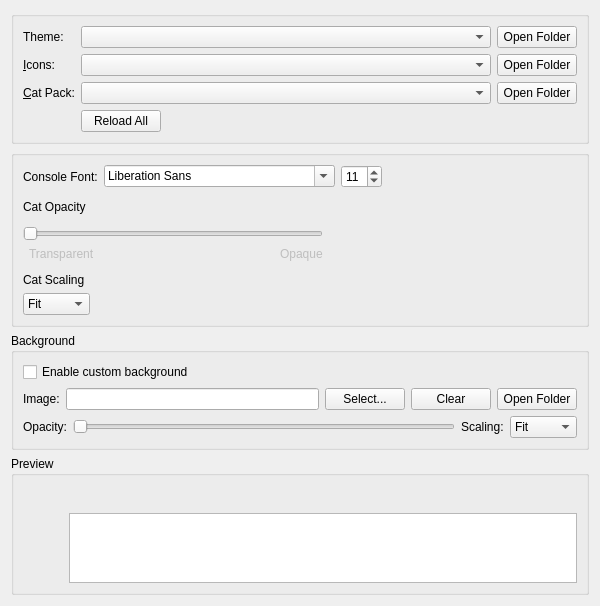
<?xml version="1.0" encoding="UTF-8"?>
<ui version="4.0">
 <class>AppearanceWidget</class>
 <widget class="QWidget" name="AppearanceWidget">
  <property name="geometry">
   <rect>
    <x>0</x>
    <y>0</y>
    <width>600</width>
    <height>583</height>
   </rect>
  </property>
  <property name="minimumSize">
   <size>
    <width>300</width>
    <height>0</height>
   </size>
  </property>
  <layout class="QVBoxLayout" name="verticalLayout" stretch="0,0,0">
   <item>
    <widget class="QGroupBox" name="themingBox">
     <property name="title">
      <string/>
     </property>
     <property name="flat">
      <bool>false</bool>
     </property>
     <layout class="QVBoxLayout" name="verticalLayout_2">
      <item>
       <layout class="QGridLayout" name="gridLayout">
        <item row="2" column="3">
         <widget class="QPushButton" name="catPackFolder">
          <property name="toolTip">
           <string>View cat packs folder.</string>
          </property>
          <property name="text">
           <string>Open Folder</string>
          </property>
         </widget>
        </item>
        <item row="0" column="3">
         <widget class="QPushButton" name="widgetStyleFolder">
          <property name="toolTip">
           <string>View widget themes folder.</string>
          </property>
          <property name="text">
           <string>Open Folder</string>
          </property>
         </widget>
        </item>
        <item row="1" column="3">
         <widget class="QPushButton" name="iconsFolder">
          <property name="toolTip">
           <string>View icon themes folder.</string>
          </property>
          <property name="text">
           <string>Open Folder</string>
          </property>
         </widget>
        </item>
        <item row="2" column="0">
         <widget class="QLabel" name="catPackLabel">
          <property name="text">
           <string>&amp;Cat Pack:</string>
          </property>
          <property name="buddy">
           <cstring>catPackComboBox</cstring>
          </property>
         </widget>
        </item>
        <item row="2" column="2">
         <widget class="QComboBox" name="catPackComboBox"/>
        </item>
        <item row="1" column="2">
         <widget class="QComboBox" name="iconsComboBox">
          <property name="sizePolicy">
           <sizepolicy hsizetype="Expanding" vsizetype="Fixed">
            <horstretch>0</horstretch>
            <verstretch>0</verstretch>
           </sizepolicy>
          </property>
          <property name="focusPolicy">
           <enum>Qt::FocusPolicy::StrongFocus</enum>
          </property>
         </widget>
        </item>
        <item row="0" column="2">
         <widget class="QComboBox" name="widgetStyleComboBox">
          <property name="sizePolicy">
           <sizepolicy hsizetype="Expanding" vsizetype="Fixed">
            <horstretch>0</horstretch>
            <verstretch>0</verstretch>
           </sizepolicy>
          </property>
          <property name="focusPolicy">
           <enum>Qt::FocusPolicy::StrongFocus</enum>
          </property>
         </widget>
        </item>
        <item row="3" column="2">
         <widget class="QPushButton" name="reloadThemesButton">
          <property name="sizePolicy">
           <sizepolicy hsizetype="Maximum" vsizetype="Fixed">
            <horstretch>0</horstretch>
            <verstretch>0</verstretch>
           </sizepolicy>
          </property>
          <property name="text">
           <string>Reload All</string>
          </property>
         </widget>
        </item>
        <item row="0" column="0">
         <widget class="QLabel" name="widgetStyleLabel">
          <property name="text">
           <string>Theme:</string>
          </property>
          <property name="buddy">
           <cstring>widgetStyleComboBox</cstring>
          </property>
         </widget>
        </item>
        <item row="1" column="0">
         <widget class="QLabel" name="iconsLabel">
          <property name="text">
           <string>&amp;Icons:</string>
          </property>
          <property name="buddy">
           <cstring>iconsComboBox</cstring>
          </property>
         </widget>
        </item>
       </layout>
      </item>
     </layout>
    </widget>
   </item>
   <item>
    <widget class="QGroupBox" name="settingsBox">
     <property name="title">
      <string/>
     </property>
     <layout class="QVBoxLayout" name="verticalLayout_5">
      <item>
       <layout class="QHBoxLayout" name="horizontalLayout_5">
        <item>
         <widget class="QLabel" name="label">
          <property name="text">
           <string>Console Font:</string>
          </property>
         </widget>
        </item>
        <item>
         <widget class="QFontComboBox" name="consoleFont"/>
        </item>
        <item>
         <widget class="QSpinBox" name="fontSizeBox">
          <property name="sizePolicy">
           <sizepolicy hsizetype="Maximum" vsizetype="Fixed">
            <horstretch>0</horstretch>
            <verstretch>0</verstretch>
           </sizepolicy>
          </property>
          <property name="minimum">
           <number>5</number>
          </property>
          <property name="maximum">
           <number>16</number>
          </property>
          <property name="value">
           <number>11</number>
          </property>
         </widget>
        </item>
        <item>
         <spacer name="horizontalSpacer_2">
          <property name="orientation">
           <enum>Qt::Orientation::Horizontal</enum>
          </property>
          <property name="sizeHint" stdset="0">
           <size>
            <width>0</width>
            <height>0</height>
           </size>
          </property>
         </spacer>
        </item>
       </layout>
      </item>
      <item>
       <spacer name="verticalSpacer_2">
        <property name="orientation">
         <enum>Qt::Orientation::Vertical</enum>
        </property>
        <property name="sizeType">
         <enum>QSizePolicy::Policy::Fixed</enum>
        </property>
        <property name="sizeHint" stdset="0">
         <size>
          <width>0</width>
          <height>6</height>
         </size>
        </property>
       </spacer>
      </item>
      <item>
       <widget class="QLabel" name="catOpacityLabel">
        <property name="text">
         <string>Cat Opacity</string>
        </property>
       </widget>
      </item>
      <item>
       <widget class="QWidget" name="widget_2" native="true">
        <property name="maximumSize">
         <size>
          <width>300</width>
          <height>16777215</height>
         </size>
        </property>
        <layout class="QHBoxLayout" name="horizontalLayout_2">
         <property name="leftMargin">
          <number>0</number>
         </property>
         <property name="topMargin">
          <number>0</number>
         </property>
         <property name="rightMargin">
          <number>0</number>
         </property>
         <property name="bottomMargin">
          <number>0</number>
         </property>
        </layout>
       </widget>
      </item>
      <item>
       <widget class="QWidget" name="widget" native="true">
        <property name="maximumSize">
         <size>
          <width>300</width>
          <height>16777215</height>
         </size>
        </property>
        <layout class="QGridLayout" name="gridLayout_4">
         <property name="leftMargin">
          <number>0</number>
         </property>
         <property name="topMargin">
          <number>0</number>
         </property>
         <property name="rightMargin">
          <number>0</number>
         </property>
         <property name="bottomMargin">
          <number>0</number>
         </property>
         <item row="3" column="3">
          <widget class="QLabel" name="label_5">
           <property name="enabled">
            <bool>false</bool>
           </property>
           <property name="text">
            <string>Opaque</string>
           </property>
          </widget>
         </item>
         <item row="3" column="2">
          <spacer name="horizontalSpacer_4">
           <property name="orientation">
            <enum>Qt::Orientation::Horizontal</enum>
           </property>
           <property name="sizeHint" stdset="0">
            <size>
             <width>0</width>
             <height>0</height>
            </size>
           </property>
          </spacer>
         </item>
         <item row="3" column="1">
          <widget class="QLabel" name="label_4">
           <property name="enabled">
            <bool>false</bool>
           </property>
           <property name="text">
            <string>Transparent</string>
           </property>
          </widget>
         </item>
         <item row="2" column="0" colspan="4">
          <widget class="QSlider" name="catOpacitySlider">
           <property name="minimumSize">
            <size>
             <width>0</width>
             <height>0</height>
            </size>
           </property>
           <property name="maximum">
            <number>100</number>
           </property>
           <property name="orientation">
            <enum>Qt::Orientation::Horizontal</enum>
           </property>
          </widget>
         </item>
        </layout>
       </widget>
      </item>
      <item>
       <spacer name="verticalSpacer">
        <property name="orientation">
         <enum>Qt::Orientation::Vertical</enum>
        </property>
        <property name="sizeType">
         <enum>QSizePolicy::Policy::Fixed</enum>
        </property>
        <property name="sizeHint" stdset="0">
         <size>
          <width>0</width>
          <height>6</height>
         </size>
        </property>
       </spacer>
      </item>
      <item>
       <widget class="QLabel" name="catFitLabel">
        <property name="sizePolicy">
         <sizepolicy hsizetype="Maximum" vsizetype="Fixed">
          <horstretch>0</horstretch>
          <verstretch>0</verstretch>
         </sizepolicy>
        </property>
        <property name="text">
         <string>Cat Scaling</string>
        </property>
       </widget>
      </item>
      <item>
       <widget class="QComboBox" name="catFitComboBox">
        <property name="sizePolicy">
         <sizepolicy hsizetype="Maximum" vsizetype="Fixed">
          <horstretch>0</horstretch>
          <verstretch>0</verstretch>
         </sizepolicy>
        </property>
        <property name="sizeHint" stdset="0">
         <size>
          <width>81</width>
          <height>32</height>
         </size>
        </property>
        <property name="currentIndex">
         <number>0</number>
        </property>
        <item>
         <property name="text">
          <string>Fit</string>
         </property>
        </item>
        <item>
         <property name="text">
          <string>Fill</string>
         </property>
        </item>
        <item>
         <property name="text">
          <string>Stretch</string>
         </property>
        </item>
       </widget>
      </item>
     </layout>
    </widget>
   </item>
   <item>
    <widget class="QGroupBox" name="backgroundBox">
     <property name="title">
      <string>Background</string>
     </property>
     <layout class="QVBoxLayout" name="backgroundLayout">
      <item>
       <widget class="QCheckBox" name="backgroundEnabledCheckBox">
        <property name="text">
         <string>Enable custom background</string>
        </property>
       </widget>
      </item>
      <item>
       <layout class="QHBoxLayout" name="backgroundImageLayout">
        <item>
         <widget class="QLabel" name="backgroundImageLabel">
          <property name="text">
           <string>Image:</string>
          </property>
         </widget>
        </item>
        <item>
         <widget class="QLineEdit" name="backgroundPathEdit">
          <property name="readOnly">
           <bool>true</bool>
          </property>
         </widget>
        </item>
        <item>
         <widget class="QPushButton" name="selectBackgroundButton">
          <property name="text">
           <string>Select...</string>
          </property>
         </widget>
        </item>
        <item>
         <widget class="QPushButton" name="clearBackgroundButton">
          <property name="text">
           <string>Clear</string>
          </property>
         </widget>
        </item>
        <item>
         <widget class="QPushButton" name="backgroundFolderButton">
          <property name="text">
           <string>Open Folder</string>
          </property>
         </widget>
        </item>
       </layout>
      </item>
      <item>
       <layout class="QHBoxLayout" name="backgroundOptionsLayout">
        <item>
         <widget class="QLabel" name="backgroundOpacityLabel">
          <property name="text">
           <string>Opacity:</string>
          </property>
         </widget>
        </item>
        <item>
         <widget class="QSlider" name="backgroundOpacitySlider">
          <property name="maximum">
           <number>100</number>
          </property>
          <property name="orientation">
           <enum>Qt::Orientation::Horizontal</enum>
          </property>
         </widget>
        </item>
        <item>
         <widget class="QLabel" name="backgroundFitLabel">
          <property name="text">
           <string>Scaling:</string>
          </property>
         </widget>
        </item>
        <item>
         <widget class="QComboBox" name="backgroundFitComboBox">
          <item>
           <property name="text">
            <string>Fit</string>
           </property>
          </item>
          <item>
           <property name="text">
            <string>Fill</string>
           </property>
          </item>
          <item>
           <property name="text">
            <string>Stretch</string>
           </property>
          </item>
         </widget>
        </item>
       </layout>
      </item>
     </layout>
    </widget>
   </item>
   <item>
    <widget class="QGroupBox" name="previewBox">
     <property name="title">
      <string>Preview</string>
     </property>
     <layout class="QVBoxLayout" name="verticalLayout_3">
      <item>
       <layout class="QHBoxLayout" name="horizontalLayout_3">
        <item>
         <widget class="QPushButton" name="catPreview">
          <property name="sizePolicy">
           <sizepolicy hsizetype="Fixed" vsizetype="Minimum">
            <horstretch>0</horstretch>
            <verstretch>0</verstretch>
           </sizepolicy>
          </property>
          <property name="focusPolicy">
           <enum>Qt::FocusPolicy::NoFocus</enum>
          </property>
          <property name="text">
           <string/>
          </property>
          <property name="iconSize">
           <size>
            <width>64</width>
            <height>128</height>
           </size>
          </property>
          <property name="flat">
           <bool>true</bool>
          </property>
         </widget>
        </item>
        <item>
         <layout class="QVBoxLayout" name="verticalLayout_4">
          <item>
           <layout class="QHBoxLayout" name="horizontalLayout">
            <item>
             <widget class="QPushButton" name="icon1">
              <property name="focusPolicy">
               <enum>Qt::FocusPolicy::NoFocus</enum>
              </property>
              <property name="text">
               <string/>
              </property>
              <property name="icon">
               <iconset theme="new"/>
              </property>
              <property name="flat">
               <bool>true</bool>
              </property>
             </widget>
            </item>
            <item>
             <widget class="QPushButton" name="icon2">
              <property name="focusPolicy">
               <enum>Qt::FocusPolicy::NoFocus</enum>
              </property>
              <property name="text">
               <string/>
              </property>
              <property name="icon">
               <iconset theme="centralmods"/>
              </property>
              <property name="flat">
               <bool>true</bool>
              </property>
             </widget>
            </item>
            <item>
             <widget class="QPushButton" name="icon3">
              <property name="focusPolicy">
               <enum>Qt::FocusPolicy::NoFocus</enum>
              </property>
              <property name="text">
               <string/>
              </property>
              <property name="icon">
               <iconset theme="viewfolder"/>
              </property>
              <property name="flat">
               <bool>true</bool>
              </property>
             </widget>
            </item>
            <item>
             <widget class="QPushButton" name="icon4">
              <property name="focusPolicy">
               <enum>Qt::FocusPolicy::NoFocus</enum>
              </property>
              <property name="text">
               <string/>
              </property>
              <property name="icon">
               <iconset theme="launch"/>
              </property>
              <property name="flat">
               <bool>true</bool>
              </property>
             </widget>
            </item>
            <item>
             <widget class="QPushButton" name="icon5">
              <property name="focusPolicy">
               <enum>Qt::FocusPolicy::NoFocus</enum>
              </property>
              <property name="text">
               <string/>
              </property>
              <property name="icon">
               <iconset theme="copy"/>
              </property>
              <property name="flat">
               <bool>true</bool>
              </property>
             </widget>
            </item>
            <item>
             <widget class="QPushButton" name="icon6">
              <property name="focusPolicy">
               <enum>Qt::FocusPolicy::NoFocus</enum>
              </property>
              <property name="text">
               <string/>
              </property>
              <property name="icon">
               <iconset theme="export"/>
              </property>
              <property name="flat">
               <bool>true</bool>
              </property>
             </widget>
            </item>
            <item>
             <widget class="QPushButton" name="icon7">
              <property name="focusPolicy">
               <enum>Qt::FocusPolicy::NoFocus</enum>
              </property>
              <property name="text">
               <string/>
              </property>
              <property name="icon">
               <iconset theme="delete"/>
              </property>
              <property name="flat">
               <bool>true</bool>
              </property>
             </widget>
            </item>
            <item>
             <widget class="QPushButton" name="icon8">
              <property name="focusPolicy">
               <enum>Qt::FocusPolicy::NoFocus</enum>
              </property>
              <property name="text">
               <string/>
              </property>
              <property name="icon">
               <iconset theme="about"/>
              </property>
              <property name="flat">
               <bool>true</bool>
              </property>
             </widget>
            </item>
            <item>
             <widget class="QPushButton" name="icon9">
              <property name="focusPolicy">
               <enum>Qt::FocusPolicy::NoFocus</enum>
              </property>
              <property name="text">
               <string/>
              </property>
              <property name="icon">
               <iconset theme="settings"/>
              </property>
              <property name="flat">
               <bool>true</bool>
              </property>
             </widget>
            </item>
            <item>
             <widget class="QPushButton" name="icon10">
              <property name="focusPolicy">
               <enum>Qt::FocusPolicy::NoFocus</enum>
              </property>
              <property name="text">
               <string/>
              </property>
              <property name="icon">
               <iconset theme="cat"/>
              </property>
              <property name="flat">
               <bool>true</bool>
              </property>
             </widget>
            </item>
            <item>
             <spacer name="horizontalSpacer">
              <property name="orientation">
               <enum>Qt::Orientation::Horizontal</enum>
              </property>
              <property name="sizeHint" stdset="0">
               <size>
                <width>0</width>
                <height>0</height>
               </size>
              </property>
             </spacer>
            </item>
           </layout>
          </item>
          <item>
           <widget class="QTextEdit" name="consolePreview">
            <property name="sizePolicy">
             <sizepolicy hsizetype="Expanding" vsizetype="Expanding">
              <horstretch>0</horstretch>
              <verstretch>0</verstretch>
             </sizepolicy>
            </property>
            <property name="horizontalScrollBarPolicy">
             <enum>Qt::ScrollBarPolicy::ScrollBarAsNeeded</enum>
            </property>
            <property name="undoRedoEnabled">
             <bool>false</bool>
            </property>
            <property name="textInteractionFlags">
             <set>Qt::TextInteractionFlag::TextSelectableByKeyboard|Qt::TextInteractionFlag::TextSelectableByMouse</set>
            </property>
           </widget>
          </item>
         </layout>
        </item>
       </layout>
      </item>
     </layout>
    </widget>
   </item>
  </layout>
 </widget>
 <tabstops>
  <tabstop>widgetStyleComboBox</tabstop>
  <tabstop>widgetStyleFolder</tabstop>
  <tabstop>iconsComboBox</tabstop>
  <tabstop>iconsFolder</tabstop>
  <tabstop>catPackComboBox</tabstop>
  <tabstop>catPackFolder</tabstop>
  <tabstop>reloadThemesButton</tabstop>
  <tabstop>consoleFont</tabstop>
  <tabstop>fontSizeBox</tabstop>
  <tabstop>catFitComboBox</tabstop>
  <tabstop>catOpacitySlider</tabstop>
  <tabstop>backgroundEnabledCheckBox</tabstop>
  <tabstop>backgroundPathEdit</tabstop>
  <tabstop>selectBackgroundButton</tabstop>
  <tabstop>clearBackgroundButton</tabstop>
  <tabstop>backgroundFolderButton</tabstop>
  <tabstop>backgroundOpacitySlider</tabstop>
  <tabstop>backgroundFitComboBox</tabstop>
  <tabstop>consolePreview</tabstop>
 </tabstops>
 <resources/>
 <connections/>
</ui>
